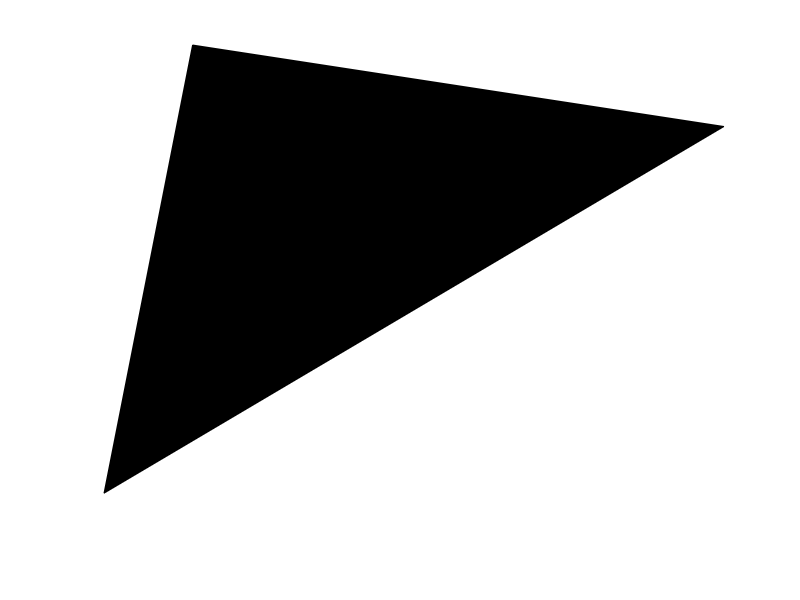
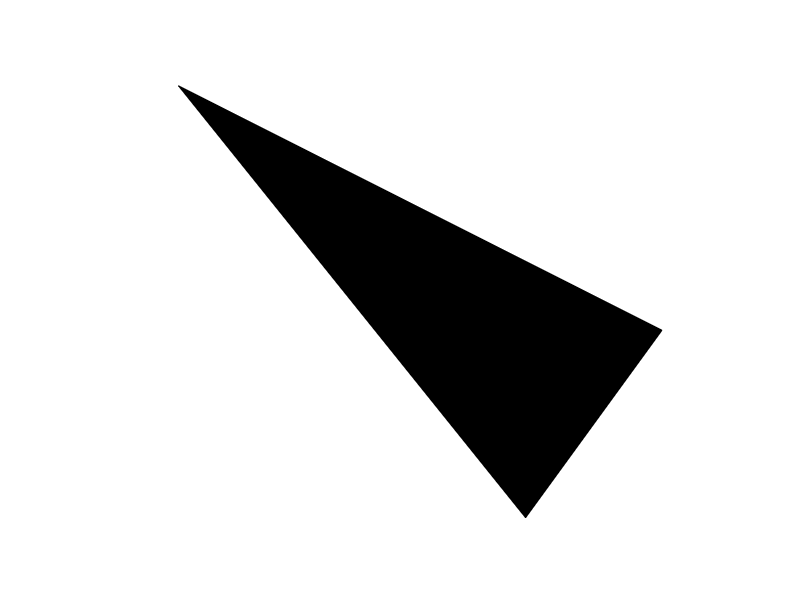
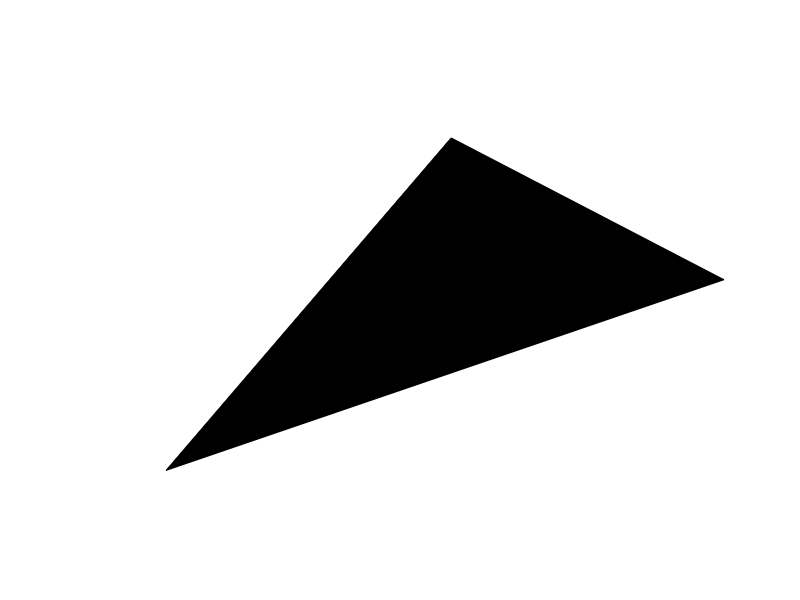
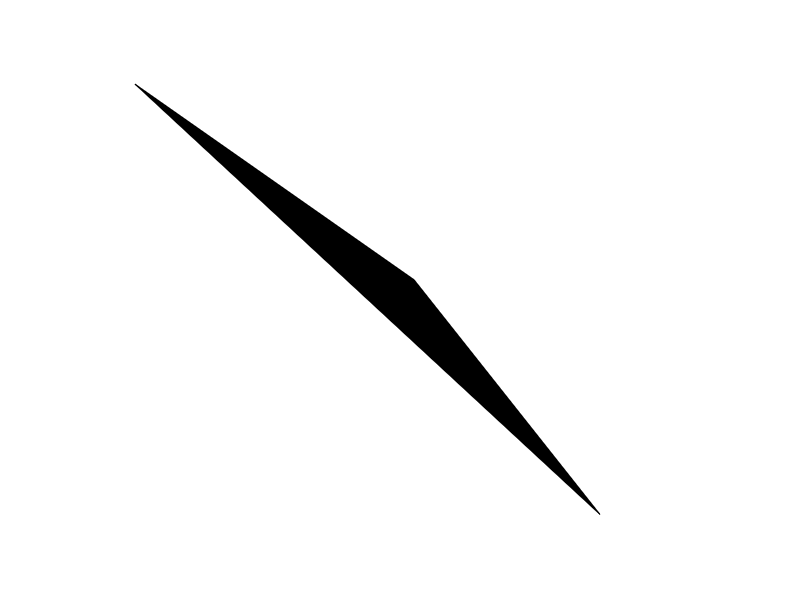

Here is the MATLAB script that generated these plots, in order:
size = 100;
for i = 1:200
   R = randi(size/2);
   x = randi(size-R);
   y = randi(size-R);
   
   points = zeros(3, 2);
   thetas = rand(1, 3) * (2*pi);
   idx = 1;
   for theta = thetas
        p = round(x + R * cos(theta));
        n = round(y + R * sin(theta));
        points(idx, :) = [p, n];
        idx = idx + 1;
   end
   
   figure('Position', [100, 100, 100, 100], 'Color', 'w', 'Visible', 'off');
   fill(points(:, 1), points(:, 2), 'k')
   axis off
   f = getframe(gcf);
   
   imwrite(f.cdata, strcat('triangle-', num2str(i), '.png'))
   close all
end